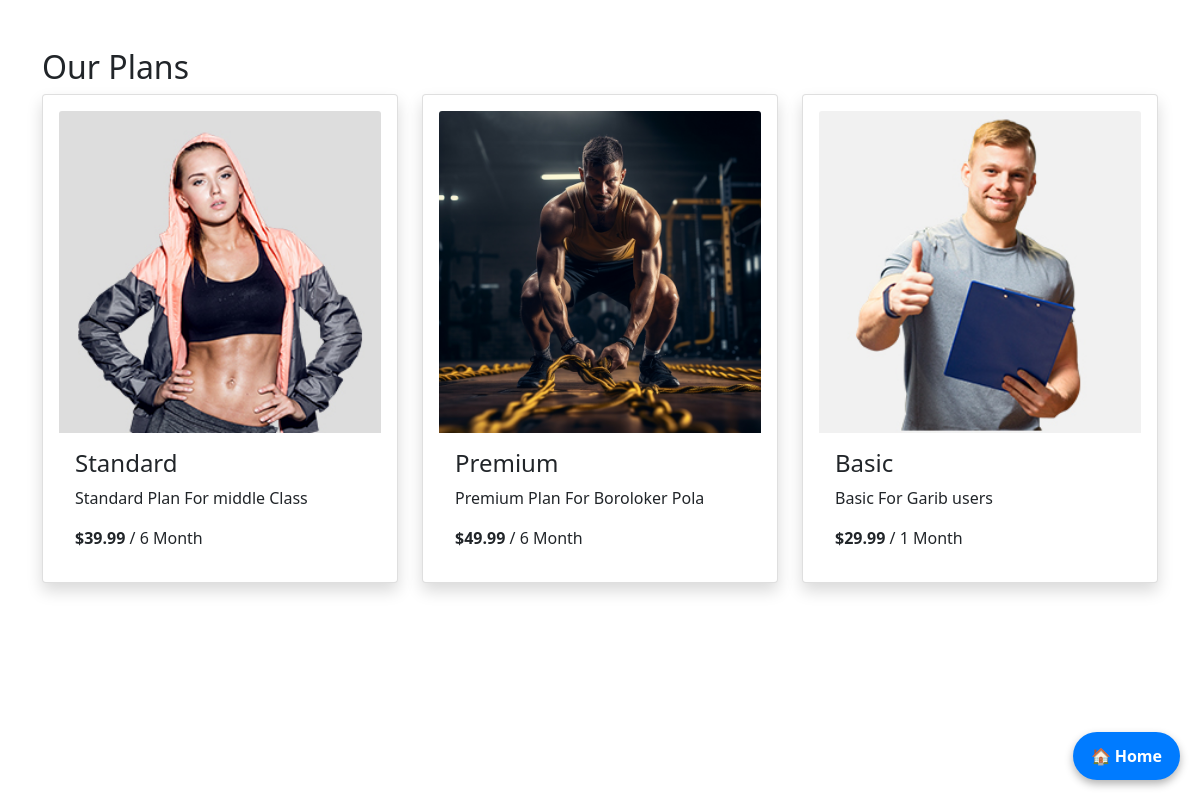
The app's page /plans/ with its own data.
### frontend/models.py (models this page shows, shortened)
class Plan(models.Model):
    title = models.CharField(max_length=100)
    price = models.DecimalField(max_digits=8, decimal_places=2)
    duration = models.CharField(max_length=50)   # e.g. "Month", "Month/3", "1 Month"
    description = models.TextField(blank=True)    # can contain multiple lines; linebreaks will render <p> tags
    image = models.ImageField(upload_to='plans/', blank=True, null=True)

### frontend/views.py (the view)
# urls.py: path("plans/", views.plans_page, name="plans"),
def plans_page(request):
    plans = Plan.objects.all()
    return render(request, "plans.html", {"plans": plans})

### templates/plans.html (shortened to what this page needs)
{% load static %}
<!DOCTYPE html>
<html>
<head>
  <link rel="stylesheet" href="{% static 'css/bootstrap.min.css' %}">
</head>
<body>
  <div class="container mt-5">
    <h2>Our Plans</h2>
    <div class="row">
      {% for plan in plans %}
        <div class="col-md-4 mb-3">
          <div class="card p-3 shadow">
            {% if plan.image %}
              <img src="{{ plan.image.url }}" class="card-img-top" alt="{{ plan.title }}">
            {% endif %}
            <div class="card-body">
              <h4>{{ plan.title }}</h4>
              <p>{{ plan.description }}</p>
              <strong>${{ plan.price }}</strong> / {{ plan.duration }}
            </div>
          </div>
        </div>
      {% empty %}
        <p>No plans available right now.</p>
      {% endfor %}
    </div>
  </div>
  <a href="{% url 'home' %}"
   style="
     position: fixed;
     bottom: 20px;
     right: 20px;
     background:#007bff;
     padding:12px 18px;
     border-radius: 50px;
     color:white;
     font-weight:bold;
     text-decoration:none;
     font-size:16px;
     z-index: 9999;
     box-shadow:0 4px 8px rgba(0,0,0,0.3);
   ">
   🏠 Home
</a>
</body>
</html>

### records on screen
Plan: image (picture), title "Standard", description "Standard Plan For middle Class", price "39.99", duration "6 Month"
Plan: image (picture), title "Premium", description "Premium Plan For Boroloker Pola", price "49.99", duration "6 Month"
Plan: image (picture), title "Basic", description "Basic For Garib users", price "29.99", duration "1 Month"
